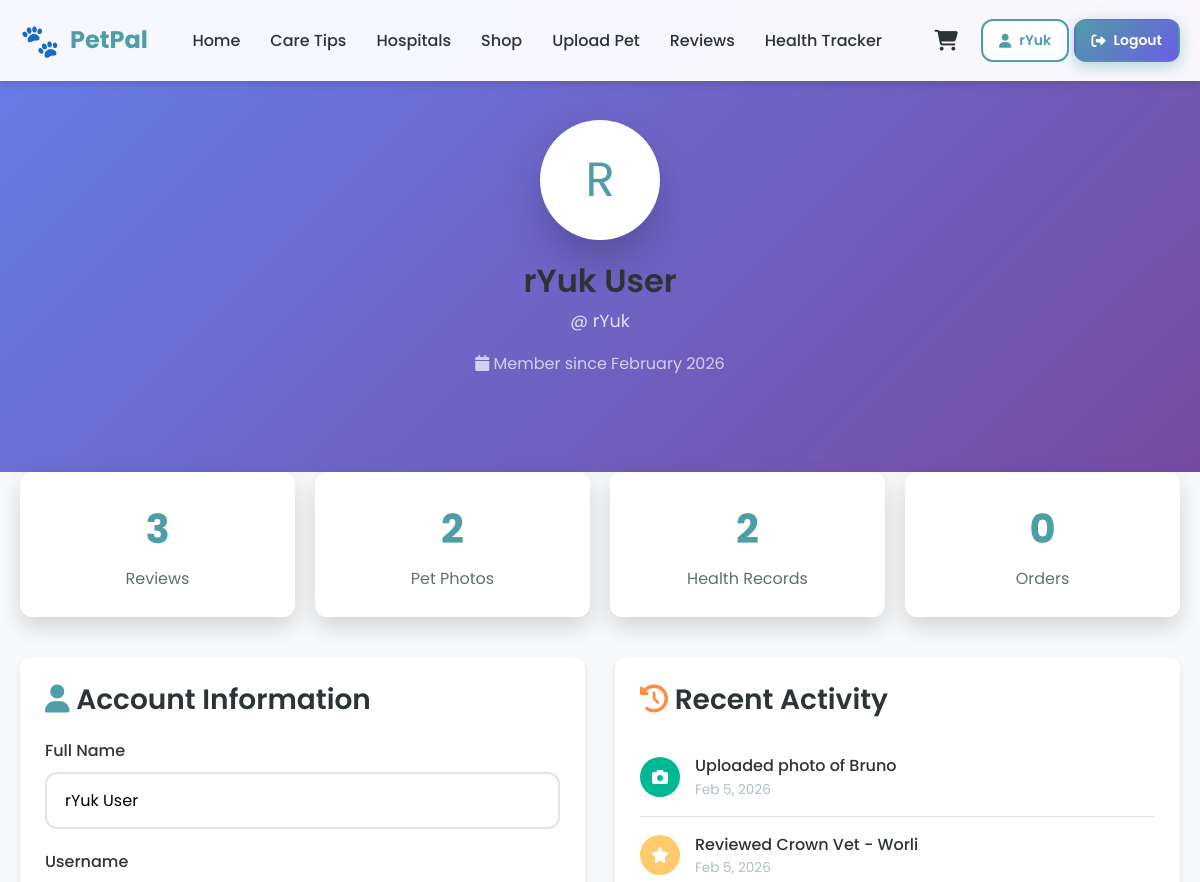
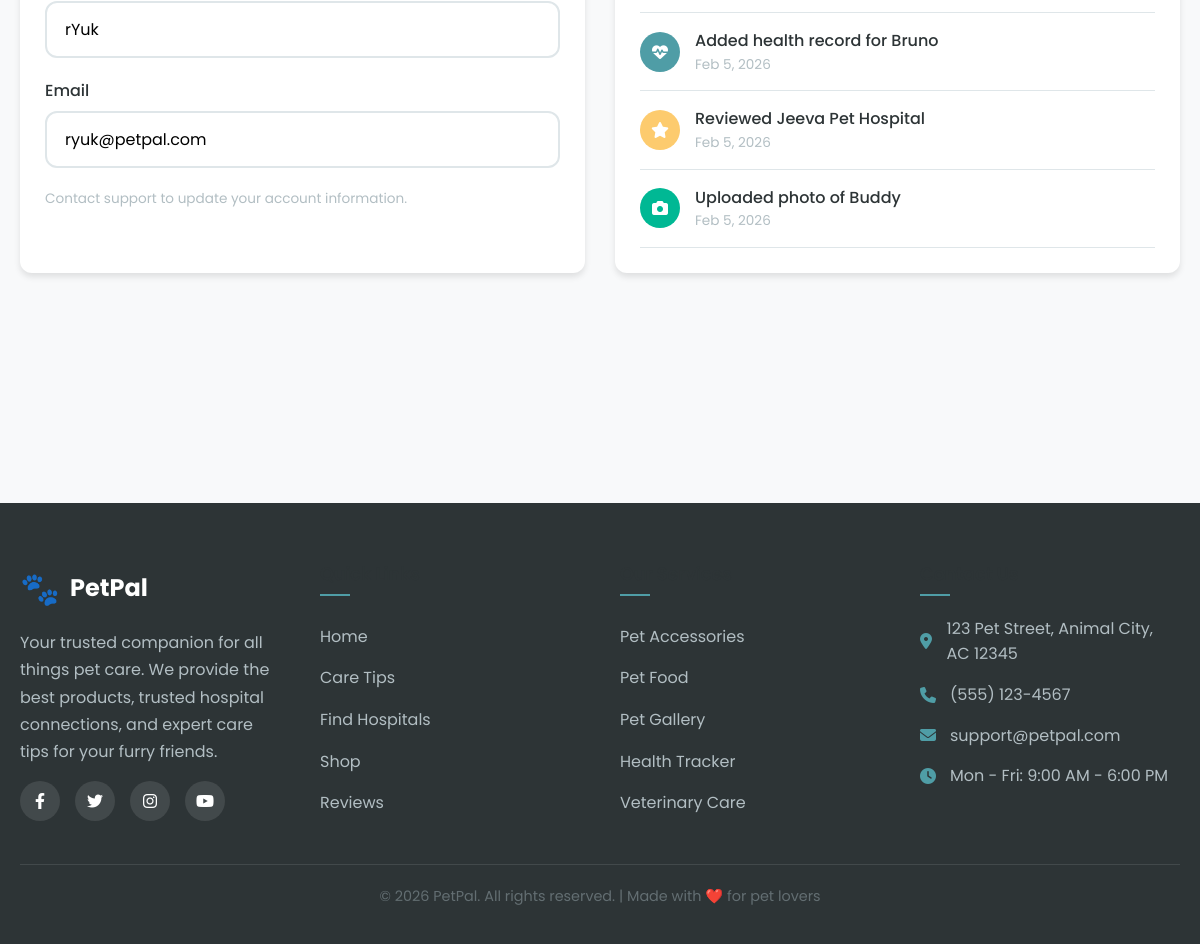
The page /pages/profile.php (signed in) on the database its author committed (2 pictures, top to bottom).
### tables this page shows
CREATE TABLE users (
    id INT AUTO_INCREMENT PRIMARY KEY,
    username VARCHAR(50) NOT NULL UNIQUE,
    email VARCHAR(100) NOT NULL UNIQUE,
    password VARCHAR(255) NOT NULL,
    full_name VARCHAR(100),
    created_at TIMESTAMP DEFAULT CURRENT_TIMESTAMP
);

### config/config.php (called while the page is built, shortened)
<?php
function getDBConnection()
{
    static $conn = null;
    if ($conn === null) {
        try {
            $dsn = "mysql:host=" . DB_HOST . ";port=" . DB_PORT . ";dbname=" . DB_NAME . ";charset=utf8mb4";
            $conn = new PDO(
                $dsn,
                DB_USER,
                DB_PASS,
                [
                    PDO::ATTR_ERRMODE => PDO::ERRMODE_EXCEPTION,
                    PDO::ATTR_DEFAULT_FETCH_MODE => PDO::FETCH_ASSOC,
                    PDO::ATTR_EMULATE_PREPARES => false
                ]
            );
        } catch (PDOException $e) {
            $host = defined('DB_HOST') ? DB_HOST : 'undefined';
            $user = defined('DB_USER') ? DB_USER : 'undefined';
            die("Database connection failed: " . $e->getMessage() . " (Host: $host, User: $user)");
        }
    }
    return $conn;
}
function isLoggedIn()
{
    return isset($_SESSION['user_id']) && !empty($_SESSION['user_id']);
}
function getCurrentUser()
{
    $conn = getDBConnection();
    $stmt = $conn->prepare("SELECT id, username, email, full_name, created_at FROM users WHERE id = ?");
    $stmt->execute([$_SESSION['user_id']]);
    return $stmt->fetch();
}
function h($string)
{
    return htmlspecialchars($string ?? '', ENT_QUOTES, 'UTF-8');
}

### pages/profile.php (the view, shortened to what this page needs)
<?php
require_once '../config/config.php';
$conn = getDBConnection();
$userId = $_SESSION['user_id'];
$stats = [
    'reviews' => 0,
    'photos' => 0,
    'health_records' => 0,
    'orders' => 0
];
$stmt = $conn->prepare("SELECT COUNT(*) as count FROM reviews WHERE user_id = ?");
$stmt->execute([$userId]);
$stats['reviews'] = $stmt->fetch()['count'];
$stmt = $conn->prepare("SELECT COUNT(*) as count FROM pet_photos WHERE user_id = ?");
$stmt->execute([$userId]);
$stats['photos'] = $stmt->fetch()['count'];
$stmt = $conn->prepare("SELECT COUNT(*) as count FROM health_records WHERE user_id = ?");
$stmt->execute([$userId]);
$stats['health_records'] = $stmt->fetch()['count'];
$stmt = $conn->prepare("
    (SELECT 'review' as type, created_at, CONCAT('Reviewed ', (SELECT name FROM hospitals WHERE id = hospital_id)) as description
     FROM reviews WHERE user_id = ? ORDER BY created_at DESC LIMIT 3)
    UNION ALL
    (SELECT 'photo' as type, created_at, CONCAT('Uploaded photo of ', pet_name) as description
     FROM pet_photos WHERE user_id = ? ORDER BY created_at DESC LIMIT 3)
    UNION ALL
    (SELECT 'health' as type, created_at, CONCAT('Added health record for ', pet_name) as description
     FROM health_records WHERE user_id = ? ORDER BY created_at DESC LIMIT 3)
    ORDER BY created_at DESC
    LIMIT 5
");
$stmt->execute([$userId, $userId, $userId]);
$activities = $stmt->fetchAll();
?>
<!DOCTYPE html>
<html lang="en">
<head>
    <?php include '../includes/head.php'; ?>
</head>
<body>
    <?php include '../includes/navbar.php'; ?>
    <header class="profile-header">
        <div class="container">
            <div class="profile-avatar">
                <?php echo strtoupper(substr($user['username'], 0, 1)); ?>
            </div>
            <h1 class="profile-name">
                <?php echo h($user['full_name']); ?>
            </h1>
            <p class="profile-username">@
                <?php echo h($user['username']); ?>
            </p>
            <p style="color: rgba(255,255,255,0.7); margin-top: 10px;">
                <i class="fas fa-calendar"></i>
                Member since
                <?php echo date('F Y', strtotime($user['created_at'])); ?>
            </p>
        </div>
    </header>
    <main class="main-content">
        <div class="container">
            <div class="stats-grid">
                <div class="stat-card">
                    <div class="stat-value">
                        <?php echo $stats['reviews']; ?>
                    </div>
                    <div class="stat-label">Reviews</div>
                </div>
                <div class="stat-card">
                    <div class="stat-value">
                        <?php echo $stats['photos']; ?>
                    </div>
                    <div class="stat-label">Pet Photos</div>
                </div>
                <div class="stat-card">
                    <div class="stat-value">
                        <?php echo $stats['health_records']; ?>
                    </div>
                    <div class="stat-label">Health Records</div>
                </div>
                <div class="stat-card">
                    <div class="stat-value">
                        <?php echo $stats['orders']; ?>
                    </div>
                    <div class="stat-label">Orders</div>
                </div>
            </div>
            <div style="display: grid; grid-template-columns: 1fr 1fr; gap: 30px;">
                <div class="card" style="padding: 25px;">
                    <h3 style="margin-bottom: 20px;">
                        <i class="fas fa-user" style="color: var(--primary);"></i>
                        Account Information
                    </h3>
                    <div class="form-group">
                        <label class="form-label">Full Name</label>
                        <input type="text" class="form-control" value="<?php echo h($user['full_name']); ?>" readonly>
                    </div>
                    <div class="form-group">
                        <label class="form-label">Username</label>
                        <input type="text" class="form-control" value="<?php echo h($user['username']); ?>" readonly>
                    </div>
                    <div class="form-group">
                        <label class="form-label">Email</label>
                        <input type="email" class="form-control" value="<?php echo h($user['email']); ?>" readonly>
                    </div>
                    <p class="form-hint">Contact support to update your account information.</p>
                </div>
                <div class="card" style="padding: 25px;">
                    <h3 style="margin-bottom: 20px;">
                        <i class="fas fa-history" style="color: var(--secondary);"></i>
                        Recent Activity
                    </h3>
                    <?php if (empty($activities)): ?>
                        <div class="empty-state" style="padding: 30px 0;">
                            <p style="color: var(--gray);">No recent activity</p>
                        </div>
                    <?php else: ?>
                        <?php foreach ($activities as $activity): ?>
                            <div class="activity-item">
                                <div class="activity-icon <?php echo $activity['type']; ?>">
                                    <i class="fas fa-<?php
                                    echo $activity['type'] === 'review' ? 'star' :
                                        ($activity['type'] === 'photo' ? 'camera' : 'heartbeat');
                                    ?>"></i>
                                </div>
                                <div>
                                    <div style="font-weight: 500;">
                                        <?php echo h($activity['description']); ?>
                                    </div>
                                    <div style="font-size: 0.85rem; color: var(--gray);">
                                        <?php echo date('M j, Y', strtotime($activity['created_at'])); ?>
                                    </div>
                                </div>
                            </div>
                        <?php endforeach; ?>
                    <?php endif; ?>
                </div>
            </div>
        </div>
    </main>
    <?php include '../includes/footer.php'; ?>
</body>
</html>

### includes/navbar.php (shortened to what this page needs)
<?php
$currentPage = basename($_SERVER['PHP_SELF'], '.php');
?>
<nav class="navbar" id="navbar">
    <div class="container">
        <a href="<?php echo SITE_URL; ?>" class="navbar-brand">
            <span class="logo-icon">🐾</span>
            <span>
                <?php echo SITE_NAME; ?>
            </span>
        </a>
        <ul class="nav-menu" id="navMenu">
            <li>
                <a href="<?php echo SITE_URL; ?>"
                    class="nav-link <?php echo $currentPage === 'index' ? 'active' : ''; ?>">
                    Home
                </a>
            </li>
            <li>
                <a href="<?php echo SITE_URL; ?>/pages/care-tips.php"
                    class="nav-link <?php echo $currentPage === 'care-tips' ? 'active' : ''; ?>">
                    Care Tips
                </a>
            </li>
            <li>
                <a href="<?php echo SITE_URL; ?>/pages/hospitals.php"
                    class="nav-link <?php echo $currentPage === 'hospitals' ? 'active' : ''; ?>">
                    Hospitals
                </a>
            </li>
            <li>
                <a href="<?php echo SITE_URL; ?>/pages/shop.php"
                    class="nav-link <?php echo $currentPage === 'shop' ? 'active' : ''; ?>">
                    Shop
                </a>
            </li>
            <li>
                <a href="<?php echo SITE_URL; ?>/pages/upload-pet.php"
                    class="nav-link <?php echo $currentPage === 'upload-pet' ? 'active' : ''; ?>">
                    Upload Pet
                </a>
            </li>
            <li>
                <a href="<?php echo SITE_URL; ?>/pages/reviews.php"
                    class="nav-link <?php echo $currentPage === 'reviews' ? 'active' : ''; ?>">
                    Reviews
                </a>
            </li>
            <li>
                <a href="<?php echo SITE_URL; ?>/pages/health-tracker.php"
                    class="nav-link <?php echo $currentPage === 'health-tracker' ? 'active' : ''; ?>">
                    Health Tracker
                </a>
            </li>
        </ul>
        <div class="nav-actions">
            <a href="<?php echo SITE_URL; ?>/pages/cart.php" class="cart-icon" title="Shopping Cart">
                <i class="fas fa-shopping-cart"></i>
            </a>
            <?php if (isLoggedIn()): ?>
                <?php $user = getCurrentUser(); ?>
                <div class="user-dropdown">
                    <a href="<?php echo SITE_URL; ?>/pages/profile.php" class="btn btn-sm btn-secondary">
                        <i class="fas fa-user"></i>
                        <?php echo h($user['username']); ?>
                    </a>
                    <a href="<?php echo SITE_URL; ?>/pages/logout.php" class="btn btn-sm btn-primary">
                        <i class="fas fa-sign-out-alt"></i>
                        Logout
                    </a>
                </div>
            <?php endif; ?>
        </div>
    </div>
</nav>

### assets/css/style.css (style rules this page uses)
:root { --primary: #4F9DA6; --primary-dark: #3D7A82; --primary-light: #7FBFC7; --secondary: #FF8C42; --secondary-dark: #E57A35; --secondary-light: #FFA76C; --accent: #6C5CE7; --accent-light: #A29BFE; --dark: #2D3436; --gray-dark: #636E72; --gray: #B2BEC3; --gray-light: #DFE6E9; --light: #F8F9FA; --white: #FFFFFF; --success: #00B894; --warning: #FDCB6E; --danger: #E74C3C; --gradient-primary: linear-gradient(135deg, #4F9DA6 0%, #6C5CE7 100%); --gradient-secondary: linear-gradient(135deg, #FF8C42 0%, #E74C3C 100%); --gradient-hero: linear-gradient(135deg, #667eea 0%, #764ba2 100%); --shadow-sm: 0 2px 4px rgba(0, 0, 0, 0.05); --shadow: 0 4px 6px rgba(0, 0, 0, 0.1); --shadow-lg: 0 10px 25px rgba(0, 0, 0, 0.15); --shadow-xl: 0 20px 40px rgba(0, 0, 0, 0.2); --radius-sm: 8px; --radius: 12px; --radius-lg: 20px; --radius-xl: 30px; --transition: all 0.3s ease; --transition-fast: all 0.15s ease; --font-primary: 'Poppins', sans-serif; }
*, *::before, *::after { margin: 0; padding: 0; box-sizing: border-box; }
html { scroll-behavior: smooth; font-size: 16px; }
body { font-family: var(--font-primary); background-color: var(--light); color: var(--dark); line-height: 1.6; min-height: 100vh; display: flex; flex-direction: column; overflow-x: hidden; }
a { text-decoration: none; color: inherit; transition: var(--transition); }
ul, ol { list-style: none; }
input, textarea, select { font-family: inherit; outline: none; }
h1, h2, h3, h4, h5, h6 { font-weight: 600; line-height: 1.3; color: var(--dark); }
h1 { font-size: clamp(2rem, 5vw, 3.5rem); }
h3 { font-size: clamp(1.25rem, 3vw, 1.75rem); }
p { margin-bottom: 1rem; color: var(--gray-dark); }
.container { width: 100%; max-width: 1200px; margin: 0 auto; padding: 0 20px; }
.main-content { flex: 1; padding: 40px 0; }
.navbar { position: fixed; top: 0; left: 0; right: 0; z-index: 1000; background: rgba(255, 255, 255, 0.95); backdrop-filter: blur(10px); box-shadow: var(--shadow); transition: var(--transition); }
.navbar .container { display: flex; justify-content: space-between; align-items: center; padding: 15px 20px; }
.navbar-brand { display: flex; align-items: center; gap: 10px; font-size: 1.5rem; font-weight: 700; color: var(--primary); }
.navbar-brand .logo-icon { font-size: 2rem; }
.nav-menu { display: flex; align-items: center; gap: 30px; }
.nav-link { font-weight: 500; color: var(--dark); position: relative; padding: 5px 0; }
.nav-link::after { content: ''; position: absolute; bottom: 0; left: 0; width: 0; height: 2px; background: var(--primary); transition: var(--transition); }
.nav-actions { display: flex; align-items: center; gap: 15px; }
.cart-icon { position: relative; font-size: 1.3rem; color: var(--dark); padding: 8px; border-radius: 50%; transition: var(--transition); }
.btn { display: inline-flex; align-items: center; justify-content: center; gap: 8px; padding: 12px 28px; font-size: 1rem; font-weight: 600; border-radius: var(--radius); transition: var(--transition); cursor: pointer; border: 2px solid transparent; }
.btn-primary { background: var(--gradient-primary); color: var(--white); box-shadow: 0 4px 15px rgba(79, 157, 166, 0.4); }
.btn-secondary { background: var(--white); color: var(--primary); border-color: var(--primary); }
.btn-sm { padding: 8px 16px; font-size: 0.875rem; }
.card { background: var(--white); border-radius: var(--radius); box-shadow: var(--shadow); overflow: hidden; transition: var(--transition); }
.form-group { margin-bottom: 20px; }
.form-label { display: block; margin-bottom: 8px; font-weight: 500; color: var(--dark); }
.form-control { width: 100%; padding: 14px 18px; font-size: 1rem; border: 2px solid var(--gray-light); border-radius: var(--radius); background: var(--white); transition: var(--transition); }
.form-control::placeholder { color: var(--gray); }
.form-hint { font-size: 0.85rem; color: var(--gray); margin-top: 5px; }

### rows shown on the page
users: username "rYuk", username "R", full_name "rYuk User", created_at "February 2026", email "ryuk@petpal.com"

### other values the page prints
SITE_NAME "PetPal"
$stats['reviews'] "3"
$stats['photos'] "2"
$stats['health_records'] "2"
$stats['orders'] "0"
$activity['description'] "Uploaded photo of Bruno"
date('M j, Y', strtotime($activity['created_at'])) "Feb 5, 2026"
$activity['description'] "Reviewed Crown Vet - Worli"
$activity['description'] "Added health record for Bruno"
$activity['description'] "Reviewed Jeeva Pet Hospital"
$activity['description'] "Uploaded photo of Buddy"
